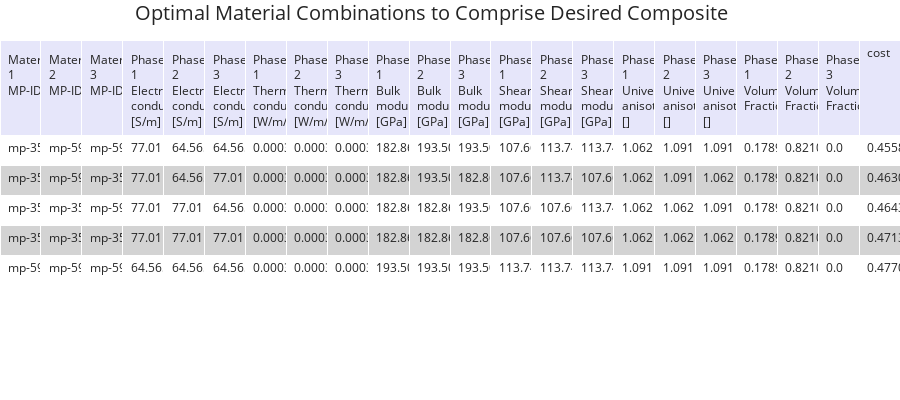

Write notebook code for a chart like this one.
### Code cell
import os
import json
from datetime import datetime

# Directory where the files are located
directory = './'

# Function to get the latest consolidated dict file
def get_latest_consolidated_dict_file(directory):
    # List all files in the directory
    files = os.listdir(directory)
    
    # Filter out only the consolidated_dict files
    consolidated_files = [f for f in files if f.startswith('consolidated_dict_')]
    
    # Sort the files by date and time in the filename
    consolidated_files.sort(key=lambda x: datetime.strptime(x, 'consolidated_dict_%m_%d_%Y_%H_%M_%S'))
    
    # Return the latest file
    latest_file = consolidated_files[-1] if consolidated_files else None
    return latest_file

# Get the latest consolidated dict file
latest_file = get_latest_consolidated_dict_file(directory)

if latest_file:
    # Open the latest consolidated dict file
    with open(os.path.join(directory, latest_file), 'r') as f:
        consolidated_dict = json.load(f)
        print(f"Loaded consolidated_dict from {latest_file}")
else:
    print("No consolidated dict file found.")


HS.get_material_match_costs(matches_dict=matches_dict, consolidated_dict=consolidated_dict)

### Figure 1 — Plotly figure (JSON) as saved in the notebook; plotly's stock layout.template omitted (floating-point values rounded to 4 significant figures)
{"data": [{"cells": {"align": "left", "fill": {"color": [["white", "lightgrey", "white", "lightgrey", "white"]]}, "font": {"size": 12}, "height": 30, "values": [["mp-3536", "mp-3536", "mp-3536", "mp-3536", "mp-5924"], ["mp-5924", "mp-5924", "mp-3536", "mp-3536", "mp-5924"], ["mp-5924", "mp-3536", "mp-5924", "mp-3536", "mp-5924"], ["77.0117", "77.0117", "77.0117", "77.0117", "64.5658"], ["64.5658", "64.5658", "77.0117", "77.0117", "64.5658"], ["64.5658", "77.0117", "64.5658", "77.0117", "64.5658"], ["0.000316911", "0.000316911", "0.000316911", "0.000316911", "0.000300167"], ["0.000300167", "0.000300167", "0.000316911", "0.000316911", "0.000300167"], ["0.000300167", "0.000316911", "0.000300167", "0.000316911", "0.000300167"], ["182.861", "182.861", "182.861", "182.861", "193.509"], ["193.509", "193.509", "182.861", "182.861", "193.509"], ["193.509", "182.861", "193.509", "182.861", "193.509"], ["107.669", "107.669", "107.669", "107.669", "113.741"], ["113.741", "113.741", "107.669", "107.669", "113.741"], ["113.741", "107.669", "113.741", "107.669", "113.741"], ["1.062", "1.062", "1.062", "1.062", "1.091"], ["1.091", "1.091", "1.062", "1.062", "1.091"], ["1.091", "1.062", "1.091", "1.062", "1.091"], ["0.1789655172413793", "0.1789655172413793", "0.1789655172413793", "0.1789655172413793", "0.1789655172413793"], ["0.8210344827586207", "0.8210344827586207", "0.8210344827586207", "0.8210344827586207", "0.8210344827586207"], ["0.0", "0.0", "0.0", "0.0", "0.0"], ["0.45588885197838486", "0.4630687488163396", "0.46430488184409924", "0.4713543867980919", "0.4770649438976749"]]}, "columnwidth": 1000, "header": {"align": "left", "fill": {"color": "lavender"}, "font": {"size": 12}, "height": 30, "values": ["Material 1 MP-ID", "Material 2 MP-ID", "Material 3 MP-ID", "Phase 1 Electrical conductivity, [S/m]", "Phase 2 Electrical conductivity, [S/m]", "Phase 3 Electrical conductivity, [S/m]", "Phase 1 Thermal conductivity, [W/m/K]", "Phase 2 Thermal conductivity, [W/m/K]", "Phase 3 Thermal conductivity, [W/m/K]", "Phase 1 Bulk modulus, [GPa]", "Phase 2 Bulk modulus, [GPa]", "Phase 3 Bulk modulus, [GPa]", "Phase 1 Shear modulus, [GPa]", "Phase 2 Shear modulus, [GPa]", "Phase 3 Shear modulus, [GPa]", "Phase 1 Universal anisotropy, []", "Phase 2 Universal anisotropy, []", "Phase 3 Universal anisotropy, []", "Phase 1 Volume Fraction", "Phase 2 Volume Fraction", "Phase 3 Volume Fraction", "cost"]}, "type": "table"}], "layout": {"autosize": true, "height": 400, "margin": {"b": 0, "l": 0, "r": 0, "t": 40}, "title": {"font": {"size": 20}, "text": "Optimal Material Combinations to Comprise Desired Composite", "x": 0.15}}}
